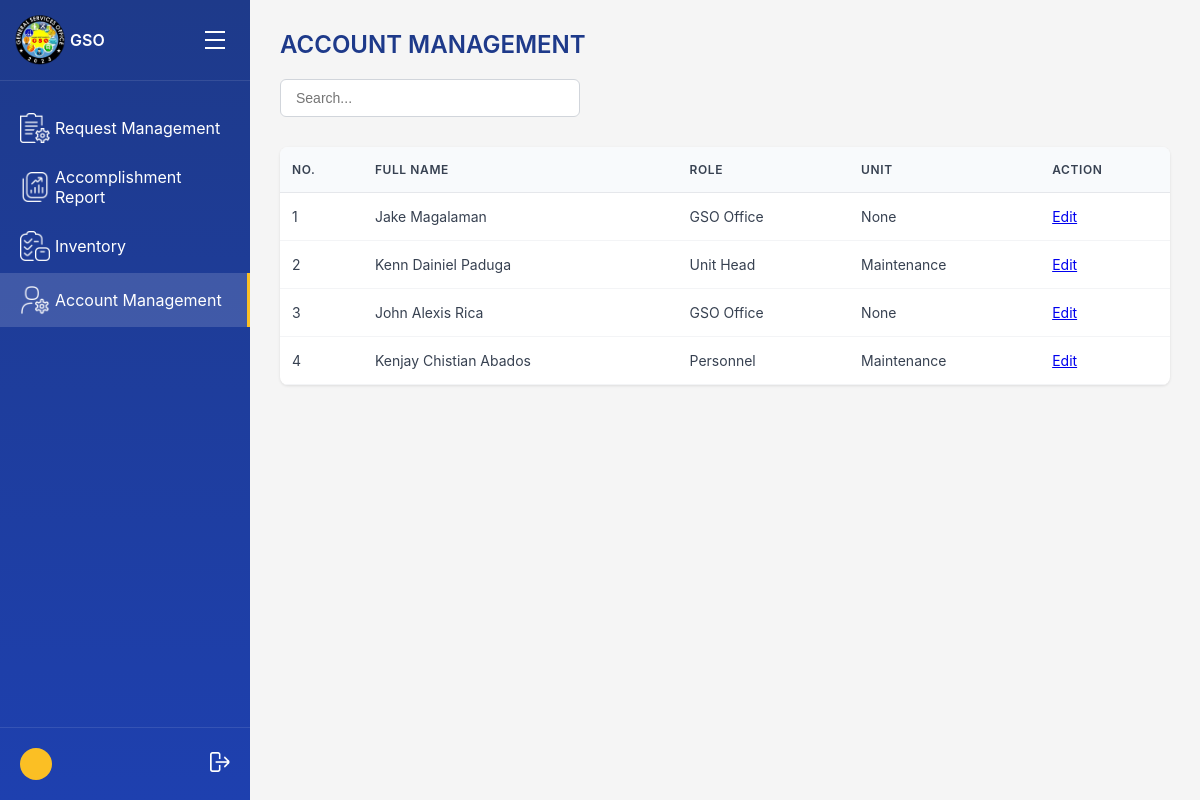
Screenshot of /gso_office/accounts/ with the database file from the repository.
### accounts/models.py (models this page shows)
class User(AbstractUser):
    ROLE_CHOICES = [
        ('gso', 'GSO Office'),
        ('unit_head', 'Unit Head'),
        ('personnel', 'Personnel'),
        ('employee', 'Employee'),
    ]
    role = models.CharField(max_length=20, choices=ROLE_CHOICES)
    unit = models.CharField(max_length=50, blank=True, null=True)

### gso_office/views.py (the view)
# urls.py: path('accounts/', views.account_view, name='account_management'),
def account_view(request):
    users = User.objects.all()
    return render(request, 'accounts/account_management.html', {'users': users})

### gso_office/templates/accounts/account_management.html (shortened to what this page needs)
{% extends "gso_base_dashboard.html" %}
{% block main_content %}
<div class="header">
    <h1 class="page-title">ACCOUNT MANAGEMENT</h1>
    <input type="text" class="search-bar" placeholder="Search...">
</div>
<div class="table-container">
    <table class="table">
        <thead>
            <tr>
                <th>NO.</th>
                <th>FULL NAME</th>
                <th>ROLE</th>
                <th>UNIT</th>
                <th>ACTION</th>
            </tr>
        </thead>
        <tbody>
            {% for user in users %}
            <tr>
                <td>{{ forloop.counter }}</td>
                <td>{{ user.get_full_name }}</td>
                <td>{{ user.get_role_display }}</td>
                <td>{{ user.unit }}</td>
                <td>
                    <a href="{% url 'edit_user' user.id %}" class="btn btn-sm btn-primary">Edit</a>
                </td>
            </tr>
            {% empty %}
            <tr>
                <td colspan="5">No users found.</td>
            </tr>
            {% endfor %}
        </tbody>
    </table>
</div>
{% endblock %}

### gso_office/templates/gso_base_dashboard.html (shortened to what this page needs)
{% load static %}
<!DOCTYPE html>
<html lang="en">
<head>
  <link rel="stylesheet" href="{% static 'css/gso_dashboard.css' %}" />
</head>
<body>
<div class="sidebar">
    <div class="logo-section">
        <div class="logo">
          <img src="{% static 'images/gso_logo.png' %}" alt="General Services Office Logo">
        </div>
        <span style="font-weight: 600;">GSO</span>
        <div class="hamburger">
            <div style="width: 20px; height: 2px; background: white; margin: 3px 0;"></div>
            <div style="width: 20px; height: 2px; background: white; margin: 3px 0;"></div>
            <div style="width: 20px; height: 2px; background: white; margin: 3px 0;"></div>
        </div>
    </div>
    {% url 'request_management' as request_management_url %}
    {% url 'accomplishment_report' as accomplishment_report_url %}
    {% url 'gso_inventory' as gso_inventory_url %}
    {% url 'account_management' as account_management_url %}
    <div class="nav-menu">
        <a href="{{ request_management_url }}" class="nav-link">
            <div class="nav-item {% if request.path == request_management_url %}active{% endif %}">
                <div class="nav-icon">
                    <img src="{% static 'images/gso_office/request_icon.png' %}" alt="Request Management">
                </div>
                <span>Request Management</span>
            </div>
        </a>
        <a href="{{ accomplishment_report_url }}" class="nav-link">
            <div class="nav-item {% if request.path == accomplishment_report_url %}active{% endif %}">
                <div class="nav-icon">
                    <img src="{% static 'images/gso_office/report_icon.png' %}" alt="Accomplishment Report">
                </div>
                <span>Accomplishment Report</span>
            </div>
        </a>
        <a href="{{ gso_inventory_url }}" class="nav-link">
            <div class="nav-item {% if request.path == gso_inventory_url %}active{% endif %}">
                <div class="nav-icon">
                    <img src="{% static 'images/unit_head/inventory_icon.png' %}" alt="Inventory">
                </div>
                <span>Inventory</span>
            </div>
        </a>
        <a href="{{ account_management_url }}" class="nav-link">
            <div class="nav-item {% if request.path == account_management_url %}active{% endif %}">
                <div class="nav-icon">
                    <img src="{% static 'images/gso_office/account_icon.png' %}" alt="Account Management">
                </div>
                <span>Account Management</span>
            </div>
        </a>
    </div>
    <div class="user-section">
        <div class="user-avatar">
        </div>
        <div class="logout-icon" style="margin-left: auto; cursor: pointer;">
            <form method="post" action="{% url 'logout' %}" style="display: inline;">
                <button type="submit" style="background: none; border: none; color: inherit; cursor: pointer;">
                    <img src="{% static 'images/logout.png' %}" alt="Logout">
                </button>
            </form>
        </div>
    </div>
</div>
<div class="main-content">
    {% block main_content %}{% endblock %}
</div>
</body>
</html>

### static/css/gso_dashboard.css (style rules this page uses)
* { margin: 0; padding: 0; box-sizing: border-box; }
body { font-family: -apple-system, BlinkMacSystemFont, 'Segoe UI', Roboto, sans-serif; background-color: #f5f5f5; display: flex; min-height: 100vh; }
.sidebar { width: 250px; background: linear-gradient(180deg, #1e3a8a 0%, #1e40af 100%); color: white; display: flex; flex-direction: column; position: fixed; height: 100vh; left: 0; top: 0; }
.logo-section { padding: 20px; display: flex; align-items: center; gap: 10px; border-bottom: 1px solid rgba(255, 255, 255, 0.1); }
.logo { width: 40px; height: 40px; background: #fbbf24; border-radius: 50%; display: flex; align-items: center; justify-content: center; font-weight: bold; color: #1e3a8a; }
.hamburger { margin-left: auto; cursor: pointer; padding: 5px; }
.nav-menu { flex: 1; padding: 20px 0; }
.nav-item { display: flex; align-items: center; padding: 12px 20px; cursor: pointer; transition: background-color 0.2s; gap: 5px; }
.nav-item.active { background-color: rgba(255, 255, 255, 0.15); border-right: 3px solid #fbbf24; }
.nav-icon img { width: 30px; height: auto; object-fit: contain; display: block; }
.nav-link { text-decoration: none; color: inherit; display: block; }
.user-section { padding: 20px; border-top: 1px solid rgba(255, 255, 255, 0.1); display: flex; align-items: center; gap: 10px; }
.user-avatar { width: 32px; height: 32px; background: #fbbf24; border-radius: 50%; display: flex; align-items: center; justify-content: center; font-weight: bold; color: #1e3a8a; font-size: 14px; }
.logout-icon img { width: 20px; height: auto; object-fit: contain; display: block; }
.main-content { flex: 1; margin-left: 250px; padding: 30px; }
.header { margin-bottom: 30px; }
.page-title { font-size: 24px; font-weight: 600; color: #1e3a8a; margin-bottom: 20px; }
.search-bar { width: 300px; padding: 10px 15px; border: 1px solid #d1d5db; border-radius: 6px; font-size: 14px; }
.table-container { background: white; border-radius: 8px; box-shadow: 0 1px 3px rgba(0, 0, 0, 0.1); overflow: hidden; }
.table { width: 100%; border-collapse: collapse; }
.table th { background-color: #f8fafc; padding: 15px 12px; text-align: left; font-weight: 600; font-size: 12px; color: #374151; text-transform: uppercase; letter-spacing: 0.05em; border-bottom: 1px solid #e5e7eb; }
.table td { padding: 15px 12px; border-bottom: 1px solid #f3f4f6; font-size: 14px; color: #374151; }
.logo img { width: 50px; height: auto; }
.hamburger { display: flex; flex-direction: column; cursor: pointer; padding: 5px; margin-left: auto; }
.sidebar { transition: transform 0.3s ease; }

### rows the page displays
User: get_full_name "Jake Magalaman", role "GSO Office", unit "None"
User: get_full_name "Kenn Dainiel Paduga", role "Unit Head", unit "Maintenance"
User: get_full_name "John Alexis Rica", role "GSO Office", unit "None"
User: get_full_name "Kenjay Chistian Abados", role "Personnel", unit "Maintenance"
